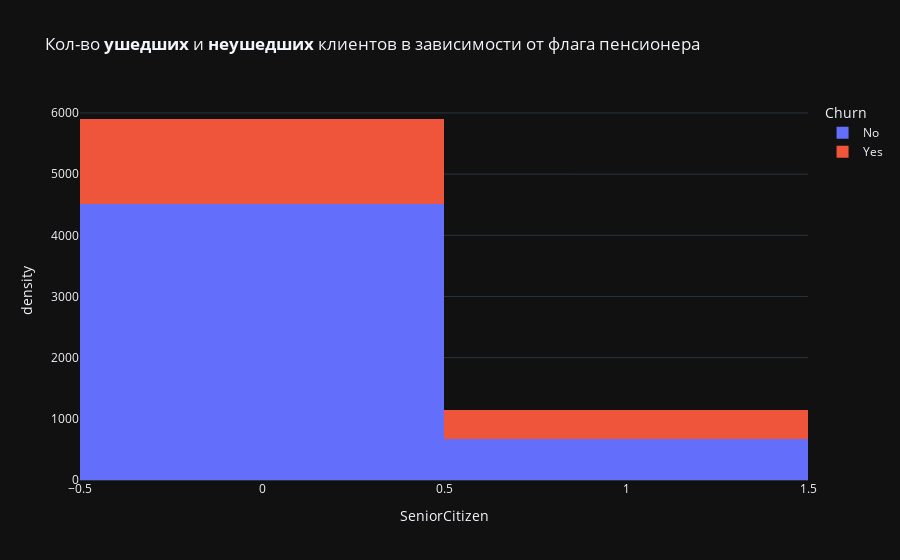

Notebook code for this chart:
### Markdown cell above
Или можно так с помощью plotly и еще подпишу название:

### Code cell
fig = px.histogram(
    data_frame=df,
    x="SeniorCitizen",
    color="Churn",
    title="Кол-во <b>ушедших</b> и <b>неушедших</b> клиентов в зависимости от флага пенсионера",
    histnorm="density",
)

fig.update_xaxes(categoryorder="total descending")

fig.show()

### Figure 1 — Plotly figure (JSON) as saved in the notebook; plotly's stock layout.template omitted (floating-point values rounded to 4 significant figures; data arrays with more than 128 entries replaced by an {"elided": "..."} marker saying what was removed)
{"data": [{"alignmentgroup": "True", "bingroup": "x", "histnorm": "density", "hovertemplate": "Churn=No<br>SeniorCitizen=%{x}<br>density=%{y}<extra></extra>", "legendgroup": "No", "marker": {"color": "#636efa", "pattern": {"shape": ""}}, "name": "No", "offsetgroup": "No", "orientation": "v", "showlegend": true, "x": {"elided": "5174 int values"}, "xaxis": "x", "yaxis": "y", "type": "histogram"}, {"alignmentgroup": "True", "bingroup": "x", "histnorm": "density", "hovertemplate": "Churn=Yes<br>SeniorCitizen=%{x}<br>density=%{y}<extra></extra>", "legendgroup": "Yes", "marker": {"color": "#EF553B", "pattern": {"shape": ""}}, "name": "Yes", "offsetgroup": "Yes", "orientation": "v", "showlegend": true, "x": {"elided": "1869 int values"}, "xaxis": "x", "yaxis": "y", "type": "histogram"}], "layout": {"xaxis": {"anchor": "y", "domain": [0.0, 1.0], "title": {"text": "SeniorCitizen"}, "categoryorder": "total descending"}, "yaxis": {"anchor": "x", "domain": [0.0, 1.0], "title": {"text": "density"}}, "legend": {"title": {"text": "Churn"}, "tracegroupgap": 0}, "title": {"text": "Кол-во <b>ушедших</b> и <b>неушедших</b> клиентов в зависимости от флага пенсионера"}, "barmode": "relative"}}
